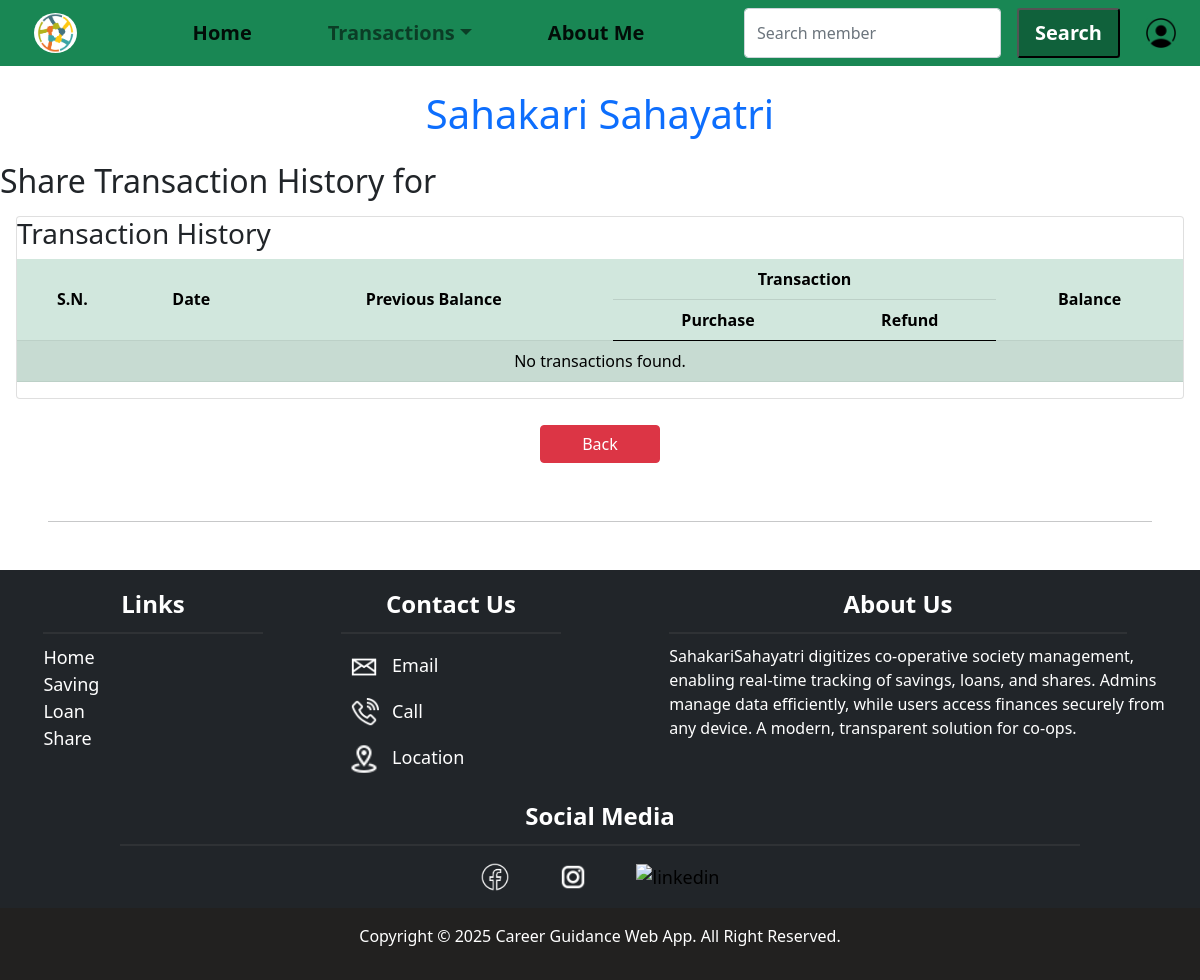
Page /share/details/9458/ (signed in) on the earlier database version.
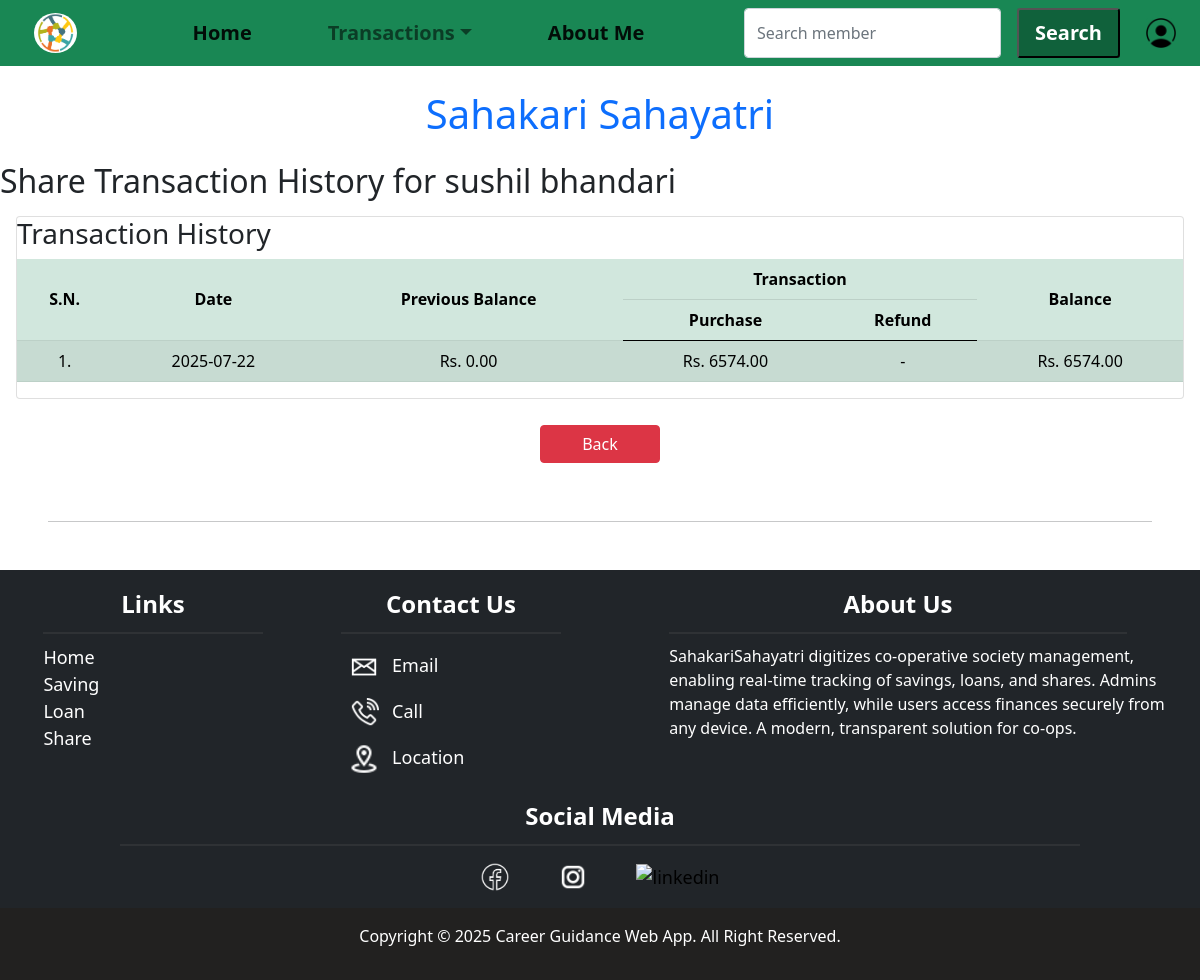
Same page on the later database version.
### customer/models.py (models this page shows, shortened)
class Member(models.Model):
    user = models.OneToOneField(User, on_delete=models.CASCADE, related_name='member_profile')
    member_id = models.IntegerField(unique=True, primary_key=True)
    first_name = models.CharField(max_length=30, blank=False)
    middle_name = models.CharField(max_length=30, blank=True)
    last_name = models.CharField(max_length=30, blank=False)
    email = models.EmailField(unique=True, blank=True)
    phone_number = models.CharField(max_length=15, unique=True, blank=True)
    address = models.TextField(blank=False)
    date_of_birth = models.DateField(blank=True, null=True)
    citizenship_number = models.CharField(max_length=20, unique=True, blank=False)
    occupation = models.CharField(max_length=100, blank=True)
    date_joined = models.DateField(null=True, blank=True)
    name = models.CharField(max_length=100, blank=False, editable=False)
    def __str__(self):
        return f"({self.member_id}) - {self.name}"
    class Meta:
        ordering = ['member_id']  # Ascending order

### share/models.py (models this page shows, shortened)
class ShareCapital(models.Model):
    customer = models.ForeignKey(Member, on_delete=models.CASCADE, related_name='share_purchases')
    share_amount = models.IntegerField(help_text="Share Amount at purchase time")
    purchase_date = models.DateField(default=timezone.now)

### share/views.py (the view)
# urls.py: path('details/<int:id>/', share.share_details, name='share_details'),
@login_required(login_url='loginpage')
def share_details(request, id):
    member = Member.objects.filter(member_id=id).first()
    print(id)
    print(member)
    if not member:
        return render(request, 'share_details.html', {'error': 'Member not found.'})
    purchases = ShareCapital.objects.filter(customer=member).annotate(
        transaction_date=F('purchase_date'),
        transaction_type=DBValue('purchase', output_field=CharField(max_length=20)),
        transaction_amount=F('share_amount')
    ).values('transaction_date', 'transaction_type', 'transaction_amount')
    refunds = ShareRefund.objects.filter(customer=member).annotate(
        transaction_date=F('refund_date'),
        transaction_type=DBValue('refund', output_field=CharField(max_length=20)),
        transaction_amount=F('refund_amount')
    ).values('transaction_date', 'transaction_type', 'transaction_amount')
    transactions = sorted(
        list(purchases) + list(refunds),
        key=lambda x: x['transaction_date']
    )
    prev_balance = 0
    for tx in transactions:
        tx['previous_balance'] = prev_balance
        if tx['transaction_type'] == 'purchase':
            tx['balance_after'] = prev_balance + tx['transaction_amount']
        else:
            tx['balance_after'] = prev_balance - tx['transaction_amount']
        prev_balance = tx['balance_after']
    context = {
        'member': member,
        'transactions': transactions,
    }
    return render(request, 'share_details.html', context)

### share/templates/share_details.html (shortened to what this page needs)
{% extends "base.html" %}
{% load static %}
{% block content %}
<h2>Share Transaction History for {{ member.first_name }} {{ member.last_name }}</h2>
<div class="card m-3">
    <h3>Transaction History</h3>
    <div class="table-responsive">
        <table class="table table-striped table-hover table-success">
            <thead>
                <tr class="text-center align-middle">
                    <th rowspan="2">S.N.</th>
                    <th rowspan="2">Date</th>
                    <th rowspan="2">Previous Balance</th>
                    <th colspan="2">Transaction</th>
                    <th rowspan="2">Balance</th>
                </tr>
                <tr class="text-center">
                    <th>Purchase</th>
                    <th>Refund</th>
                </tr>
            </thead>
            <tbody>
                {% if transactions %}
                    {% for tx in transactions %}
                    <tr class="text-center align-middle">
                        <td>{{ forloop.counter }}.</td>
                        <td>{{ tx.transaction_date|date:"Y-m-d" }}</td>
                        <td>Rs. {{ tx.previous_balance|floatformat:2 }}</td>
                        {% if tx.transaction_type == "purchase" %}
                            <td>Rs. {{ tx.transaction_amount|floatformat:2 }}</td>
                            <td>-</td>
                        {% else %}
                            <td>-</td>
                            <td>Rs. {{ tx.transaction_amount|floatformat:2 }}</td>
                        {% endif %}
                        <td>Rs. {{ tx.balance_after|floatformat:2 }}</td>
                    </tr>
                    {% endfor %}
                {% else %}
                    <tr>
                        <td colspan="6" class="text-center">No transactions found.</td>
                    </tr>
                {% endif %}
            </tbody>
        </table>
    </div>
</div>
{% if request.user.is_staff or request.user.is_superuser %}
<div class="button-container">
    <a href="" class="btn-danger btn">Back</a>
</div>
{% else %}
<div class="button-container">
    <a href="{% url 'about_me' %}" class="btn-danger btn">Back</a>
</div>
{% endif %}
{% endblock content %}

Differences in the rows shown:
added Member: first_name "sushil", last_name "bhandari"
added ShareCapital: transaction_date "2025-07-22", previous_balance "0.00", transaction_amount "6574.00", balance_after "6574.00"
Other differences:
text no longer shown: "No transactions found."
